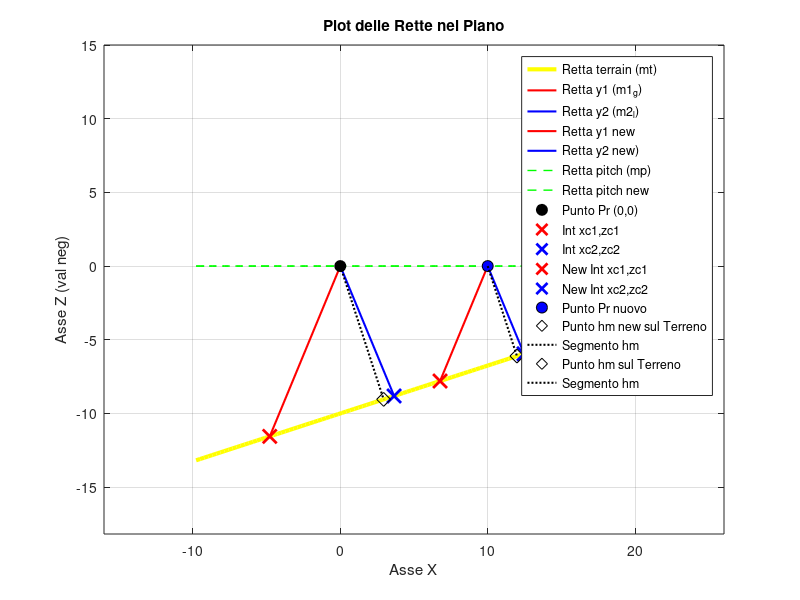

Write MATLAB code to recreate this figure.
% clear; close all; clc;

% Flag per usare angoli specifici o generati randomicamente
use_specific_angles = true; % Imposta a 'false' per angoli randomici
tolerance = 1e-4;
areDifferent = @(a, b, tol) abs(a - b) > tol * max(abs(a), abs(b));

%% Measuraments Variables
pr = [0,0]'; % [x,z]
qt = - 10;
Gamma = -pi/8;
Lambda = pi/8;
u = 10000;
w = 0;
Ts = 0.001;

if use_specific_angles
    beta = pi/10;
    theta = 0;
else
    % random angles generator
    lower_bound = -pi/2;
    upper_bound = pi/2;
    % Genera un singolo angolo randomico
    beta = lower_bound + (upper_bound - lower_bound) * rand();
    lower_bound = -pi/4;
    upper_bound = pi/4;
    theta = lower_bound + (upper_bound - lower_bound) * rand();
end

fprintf('Angoli:\n');
fprintf('beta: %.2f\n', rad2deg(beta));
fprintf('theta: %.2f\n', rad2deg(theta));

fprintf('\nVelocità:\n');
fprintf('u: %.2f\n', u);
fprintf('w: %.2f\n', w);

m1_g = tan((3*pi/2 + Gamma + theta)); 
m2_l = tan((3*pi/2 + Lambda + theta));
    
mt = tan(beta);
mp = tan(theta);

% robot position
q1 = pr(2) - m1_g*pr(1);
q2 = pr(2) - m2_l*pr(1);
qp = pr(2) - mp*pr(1);

z_r = [0, -1]';
Ry_2D = [cos(theta), sin(theta);
      -sin(theta),  cos(theta)];
z_r = Ry_2D*z_r;

% computation for y1 
xc1 = (q1 - qt) / (mt - m1_g);
zc1 = mt * xc1 + qt;
y1m = norm([pr(1) - xc1; pr(2) - zc1]);
v_p1 = [xc1 - pr(1); zc1 - pr(2)];
visibile_y1 = dot(z_r, v_p1) > 0;
if ~visibile_y1
    error('Errore in visibilità y1 \n');
end

% Computation for y2
xc2 = (q2 - qt) / (mt - m2_l);
zc2 = mt * xc2 + qt;
y2m = norm([pr(1) - xc2; pr(2) - zc2]);
v_p2 = [xc2 - pr(1); zc2 - pr(2)];
visibile_y2 = dot(z_r, v_p2) > 0;

if ~visibile_y2
    error('Errore in visibilità y2 \n');
end

%% valore da ottenere di h
hm = (abs(mt*pr(1) - pr(2) + qt))/ (sqrt(mt^2 + 1));

%% Y computation
y1_abs = hm/abs(cos(Gamma - (beta - theta)));
y1 = hm/(cos(Gamma - (beta - theta)));
y2_abs = hm/abs(cos(Lambda - (beta - theta)));
y2 = hm/(cos(Lambda - (beta - theta)));

%% h check
h_y1 = y1m*(cos(Gamma - (beta - theta)));
h_y2_abs = y2m * abs(cos(Lambda - (beta - theta)));

%% h variation
dx = u*cos(theta) + w*sin(theta);
dz = -(-u*sin(theta) + w*cos(theta));
pr_new = pr + [dx*Ts, dz*Ts]'; 
h_new = hm - u*sin((beta - theta))*Ts - w*cos((beta - theta))*Ts;
hm_new = (abs(mt*pr_new(1) - pr_new(2) + qt))/ (sqrt(mt^2 + 1));

% New sensor values
q1_new = pr_new(2) - m1_g*pr_new(1);
q2_new = pr_new(2) - m2_l*pr_new(1);
qp_new = pr_new(2) - mp*pr_new(1);

% computation for y1_new
xc1_new = (q1_new - qt) / (mt - m1_g);
zc1_new = mt * xc1_new + qt;
y1m_new = norm([pr_new(1) - xc1_new; pr_new(2) - zc1_new]);
v_p1 = [xc1_new - pr_new(1); zc1_new - pr_new(2)];
visibile_y1 = dot(z_r, v_p1) > 0;
if ~visibile_y1
    error('Errore in visibilità y1 new \n');
end

% Computation for y2_new
xc2_new = (q2_new - qt) / (mt - m2_l);
zc2_new = mt * xc2_new + qt;
y2m_new = norm([pr_new(1) - xc2_new; pr_new(2) - zc2_new]);
v_p2 = [xc2_new - pr_new(1); zc2_new - pr_new(2)];
visibile_y2 = dot(z_r, v_p2) > 0;

if ~visibile_y2
    error('Errore in visibilità y2 new \n');
end

fprintf('\nValori Calcolati:\n');
fprintf('hm: %.4f\n', hm);
fprintf('y1m: %.4f\n', y1m);
fprintf('y2m: %.4f\n', y2m);

fprintf('\nValori Calcolati nel nuovo punto:\n');
fprintf('hm_new: %.4f\n', hm_new);
fprintf('y1m_new: %.4f\n', y1m_new);
fprintf('y2m_new: %.4f\n', y2m_new);

%% Check
if areDifferent(hm, h_y1, tolerance) || areDifferent(h_y1, h_y2_abs, tolerance)
    fprintf('Errore in h measurament\n');
    fprintf('hm: %.4f\n', hm);
    fprintf('h_y1: %.4f\n', h_y1);
    fprintf('h_y2_abs: %.4f\n', h_y2_abs);
end

if areDifferent(y1m, y1_abs, tolerance) || areDifferent(y1_abs, y1, tolerance)
    fprintf('Errore in y1\n');
    fprintf('y1m: %.4f\n', y1m);
    fprintf('y1_abs: %.4f\n', y1_abs);
    fprintf('y1: %.4f\n', y1);
end

if areDifferent(y2m, y2_abs, tolerance) || areDifferent(y2_abs, y2, tolerance)
    fprintf('Errore in y2 \n');
    fprintf('y2m: %.4f\n', y2m);
    fprintf('y2_abs: %.4f\n', y2_abs);
    fprintf('y2: %.4f\n', y2);
end

if areDifferent(hm_new, h_new, tolerance)
    fprintf('Controllo velocità e valori h\n');
    fprintf('Errore nella variazione di h \n');
    fprintf('h dalle velocità: %.4f\n', h_new);
    val_u = -u*sin((beta - theta))*Ts;
    val_w = -w*cos((beta - theta))*Ts;
    fprintf('velocità u: %.4f, velocità w: %.4f\n', val_u, val_w);
end

%% Plot
% Intervallo di x per il plot
x_min = min([pr(1), xc1_new, xc2_new, xc1, xc2]) - 5;
x_max = max([pr(1), xc1_new, xc2_new, xc1, xc2]) + 5;
x_values = linspace(x_min, x_max, 100);

% Equazioni delle rette
y_mt = mt * x_values + qt;
y_mp = mp * x_values + qp;
y_mp_new = mp * x_values + qp_new;

% plot per h
m_perp = -1/mt; 
b_perp = pr(2) - m_perp * pr(1); 
x_hm = (b_perp - qt) / (mt - m_perp);
y_hm = mt * x_hm + qt;

% plot per h_new
m_perp = -1/mt; 
b_perp_new = pr_new(2) - m_perp * pr_new(1); 
x_hm_new = (b_perp_new - qt) / (mt - m_perp);
y_hm_new = mt * x_hm_new + qt;

figure;
hold on;
grid on;
box on;

plot(x_values, y_mt, 'y-', 'LineWidth', 3, 'DisplayName', 'Retta terrain (mt)');
plot([pr(1), xc1], [pr(2), zc1], 'r-', 'LineWidth', 1.5, 'DisplayName', 'Retta y1 (m1_g)');
plot([pr(1), xc2], [pr(2), zc2], 'b-', 'LineWidth', 1.5, 'DisplayName', 'Retta y2 (m2_l)');
plot([pr_new(1), xc1_new], [pr_new(2), zc1_new], 'r-', 'LineWidth', 1.5, 'DisplayName', 'Retta y1 new');
plot([pr_new(1), xc2_new], [pr_new(2), zc2_new], 'b-', 'LineWidth', 1.5, 'DisplayName', 'Retta y2 new)');
plot(x_values, y_mp, 'g--', 'LineWidth', 1, 'DisplayName', 'Retta pitch (mp)');
plot(x_values, y_mp_new, 'g--', 'LineWidth', 1, 'DisplayName', 'Retta pitch new');

% Plot dei punti noti
plot(pr(1), pr(2), 'ko', 'MarkerFaceColor', 'k', 'MarkerSize', 8, 'DisplayName', 'Punto Pr (0,0)');
plot(xc1, zc1, 'rx', 'MarkerSize', 10, 'LineWidth', 2, 'DisplayName', 'Int xc1,zc1');
plot(xc2, zc2, 'bx', 'MarkerSize', 10, 'LineWidth', 2, 'DisplayName', 'Int xc2,zc2');
plot(xc1_new, zc1_new, 'rx', 'MarkerSize', 10, 'LineWidth', 2, 'DisplayName', 'New Int xc1,zc1');
plot(xc2_new, zc2_new, 'bx', 'MarkerSize', 10, 'LineWidth', 2, 'DisplayName', 'New Int xc2,zc2');
plot(pr_new(1), pr_new(2), 'ko', 'MarkerFaceColor', 'b', 'MarkerSize', 8, 'DisplayName', 'Punto Pr nuovo');

plot(x_hm, y_hm, 'kd', 'MarkerSize', 10, 'DisplayName', 'Punto hm new sul Terreno'); 
plot([pr(1), x_hm], [pr(2), y_hm], 'k:', 'LineWidth', 1.5, 'DisplayName', 'Segmento hm'); 

plot(x_hm_new, y_hm_new, 'kd', 'MarkerSize', 10, 'DisplayName', 'Punto hm sul Terreno'); 
plot([pr_new(1), x_hm_new], [pr_new(2), y_hm_new], 'k:', 'LineWidth', 1.5, 'DisplayName', 'Segmento hm');

% Aggiungi etichette e legenda
xlabel('Asse X');
ylabel('Asse Z (val neg)');
title('Plot delle Rette nel Piano');
legend('Location', 'best');
axis equal; % Assicura che le unità sugli assi siano uguali per evitare distorsioni angolari
ylim_auto = [min([min(y_mt), pr(1), pr_new(1), qt, zc1_new, zc2_new])-5, max([max(y_mt), pr(1), pr_new(1), qt, zc1_new, zc2_new])+5];
if isfinite(ylim_auto(1)) && isfinite(ylim_auto(2))
    ylim(ylim_auto);
end
hold off;


